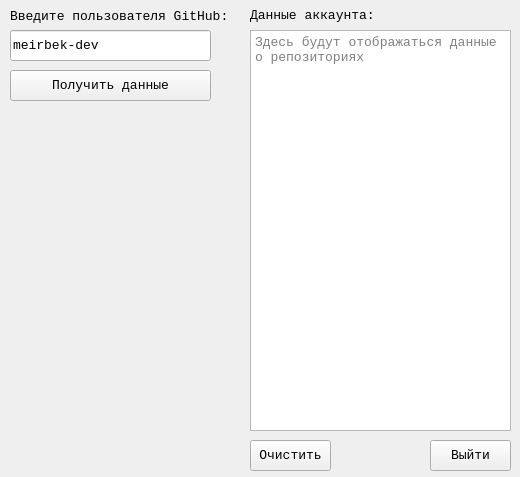
<?xml version="1.0" encoding="UTF-8"?>
<ui version="4.0">
 <class>Form</class>
 <widget class="QWidget" name="Form">
  <property name="geometry">
   <rect>
    <x>0</x>
    <y>0</y>
    <width>520</width>
    <height>477</height>
   </rect>
  </property>
  <property name="minimumSize">
   <size>
    <width>520</width>
    <height>477</height>
   </size>
  </property>
  <property name="maximumSize">
   <size>
    <width>520</width>
    <height>477</height>
   </size>
  </property>
  <property name="font">
   <font>
    <family>Courier New</family>
    <pointsize>10</pointsize>
    <stylestrategy>PreferAntialias</stylestrategy>
   </font>
  </property>
  <property name="windowTitle">
   <string>GitHub Web-scrapper</string>
  </property>
  <property name="windowIcon">
   <iconset>
    <normaloff>logo.png</normaloff>logo.png</iconset>
  </property>
  <widget class="QPushButton" name="pushButton_scrap">
   <property name="geometry">
    <rect>
     <x>10</x>
     <y>70</y>
     <width>201</width>
     <height>31</height>
    </rect>
   </property>
   <property name="text">
    <string>Получить данные</string>
   </property>
  </widget>
  <widget class="QPushButton" name="pushButton_exit">
   <property name="geometry">
    <rect>
     <x>430</x>
     <y>440</y>
     <width>81</width>
     <height>31</height>
    </rect>
   </property>
   <property name="text">
    <string>Выйти</string>
   </property>
  </widget>
  <widget class="QLineEdit" name="lineEdit_username">
   <property name="geometry">
    <rect>
     <x>10</x>
     <y>30</y>
     <width>201</width>
     <height>31</height>
    </rect>
   </property>
   <property name="text">
    <string>meirbek-dev</string>
   </property>
  </widget>
  <widget class="QLabel" name="label_login">
   <property name="geometry">
    <rect>
     <x>10</x>
     <y>6</y>
     <width>221</width>
     <height>20</height>
    </rect>
   </property>
   <property name="text">
    <string>Введите пользователя GitHub:</string>
   </property>
  </widget>
  <widget class="QLabel" name="label_info">
   <property name="geometry">
    <rect>
     <x>250</x>
     <y>5</y>
     <width>161</width>
     <height>21</height>
    </rect>
   </property>
   <property name="text">
    <string>Данные аккаунта:</string>
   </property>
  </widget>
  <widget class="QTextEdit" name="textEdit_info">
   <property name="geometry">
    <rect>
     <x>250</x>
     <y>30</y>
     <width>261</width>
     <height>401</height>
    </rect>
   </property>
   <property name="font">
    <font>
     <family>Courier New</family>
     <pointsize>10</pointsize>
     <stylestrategy>PreferAntialias</stylestrategy>
    </font>
   </property>
   <property name="statusTip">
    <string/>
   </property>
   <property name="whatsThis">
    <string/>
   </property>
   <property name="accessibleName">
    <string/>
   </property>
   <property name="accessibleDescription">
    <string/>
   </property>
   <property name="textInteractionFlags">
    <set>Qt::TextSelectableByKeyboard|Qt::TextSelectableByMouse</set>
   </property>
   <property name="placeholderText">
    <string>Здесь будут отображаться данные о репозиториях</string>
   </property>
  </widget>
  <widget class="QPushButton" name="pushButton_clear">
   <property name="geometry">
    <rect>
     <x>250</x>
     <y>440</y>
     <width>81</width>
     <height>31</height>
    </rect>
   </property>
   <property name="text">
    <string>Очистить</string>
   </property>
  </widget>
  <widget class="QLabel" name="label_status">
   <property name="geometry">
    <rect>
     <x>10</x>
     <y>110</y>
     <width>231</width>
     <height>321</height>
    </rect>
   </property>
   <property name="font">
    <font>
     <family>Courier New</family>
     <pointsize>14</pointsize>
     <weight>75</weight>
     <bold>true</bold>
     <strikeout>false</strikeout>
     <stylestrategy>PreferAntialias</stylestrategy>
     <kerning>true</kerning>
    </font>
   </property>
   <property name="text">
    <string/>
   </property>
   <property name="scaledContents">
    <bool>true</bool>
   </property>
   <property name="alignment">
    <set>Qt::AlignCenter</set>
   </property>
   <property name="wordWrap">
    <bool>true</bool>
   </property>
  </widget>
 </widget>
 <resources/>
 <connections/>
</ui>
